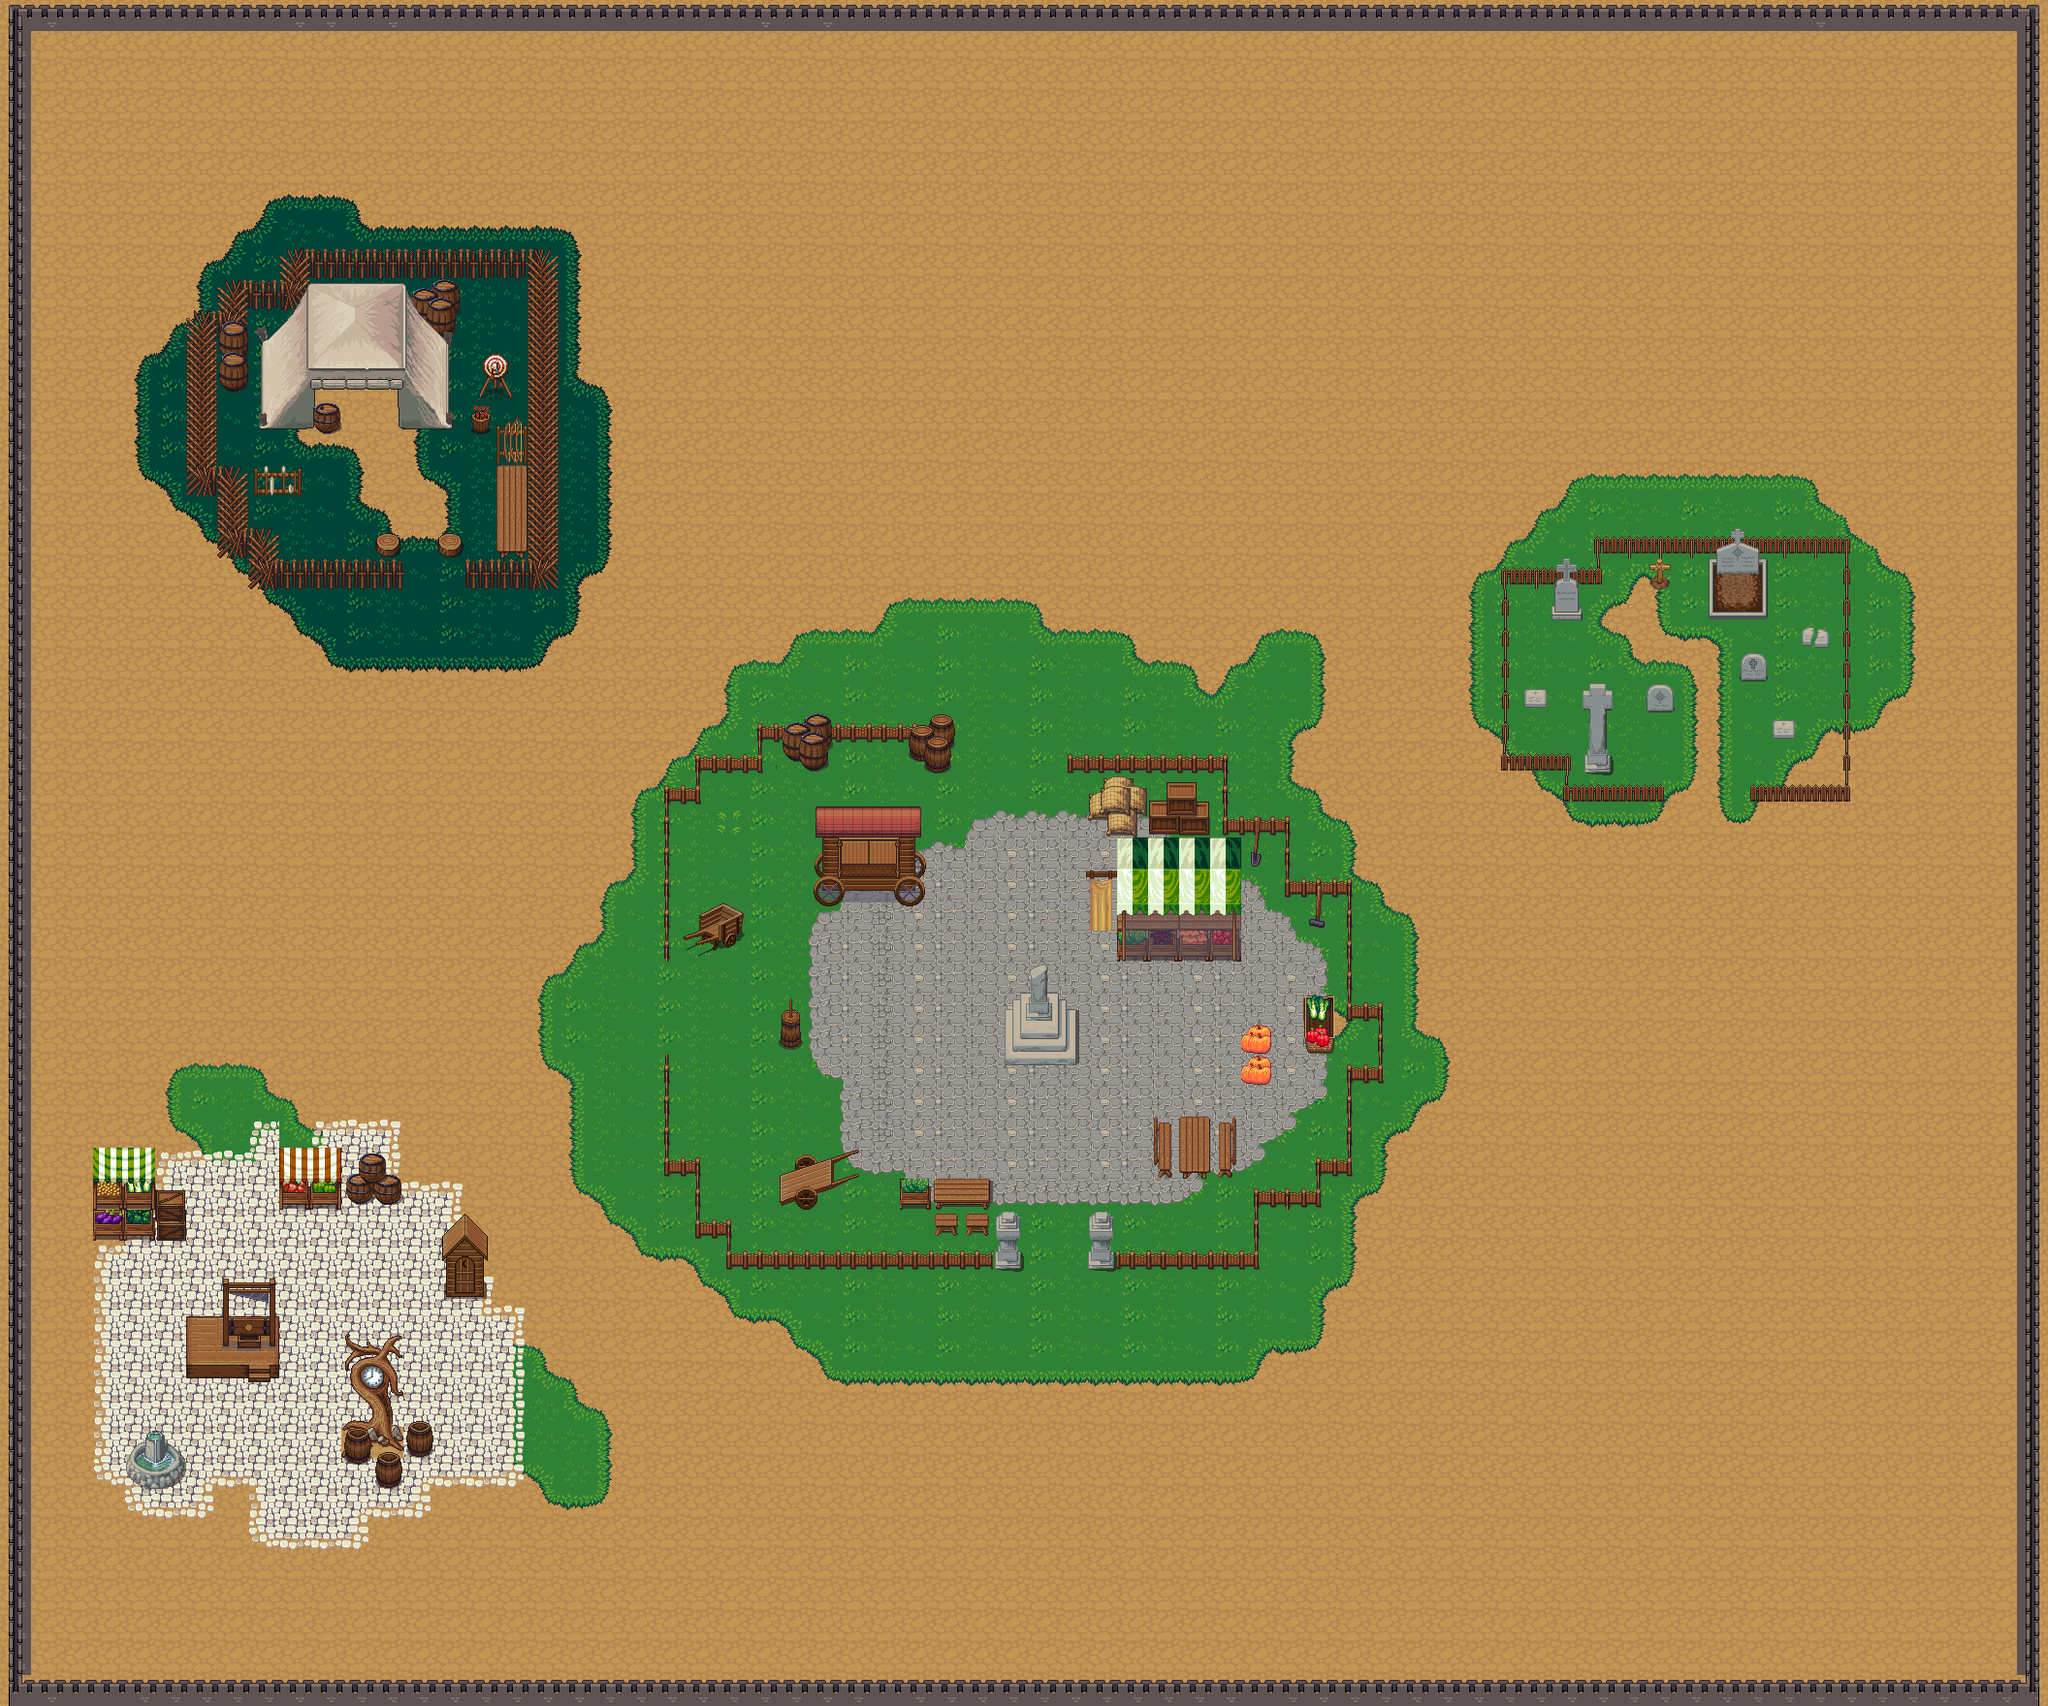

Below is a game level as drawn by its tile map, then a one-line description and the .tmx that defines it (tile-layer data replaced by summaries):
An orthogonal 66x55 tile map with 32x32 px tiles, 5 tile layers (chao, grama, pedras, colisao, ...).

<map version="1.10" tiledversion="1.10.2" orientation="orthogonal" renderorder="right-down" width="66" height="55" tilewidth="32" tileheight="32" infinite="0" nextlayerid="6" nextobjectid="1">
 <tileset firstgid="1" source="mapaCompleto.tsx" />
 <layer id="1" name="chao" width="66" height="55">
  <properties>
   <property name="unity:SortingLayer" value="chao" />
  </properties>
  <data>[3630 cells, 3630 non-empty, 2 distinct tile ids]</data>
 </layer>
 <layer id="2" name="grama" width="66" height="55">
  <properties>
   <property name="unity:SortingLayer" value="grama" />
  </properties>
  <data>[3630 cells, 3505 non-empty, 33 distinct tile ids]</data>
 </layer>
 <layer id="3" name="pedras" width="66" height="55">
  <properties>
   <property name="unity:SortingLayer" value="pedras" />
  </properties>
  <data>[3630 cells, 340 non-empty, 29 distinct tile ids]</data>
 </layer>
 <layer id="4" name="colisao" width="66" height="55">
  <properties>
   <property name="unity:SortingLayer" value="colisao" />
  </properties>
  <data>[3630 cells, 544 non-empty, 184 distinct tile ids]</data>
 </layer>
 <layer id="5" name="topo" width="66" height="55">
  <properties>
   <property name="unity:SortingLayer" value="topo" />
  </properties>
  <data>[3630 cells, 75 non-empty, 69 distinct tile ids]</data>
 </layer>
</map>